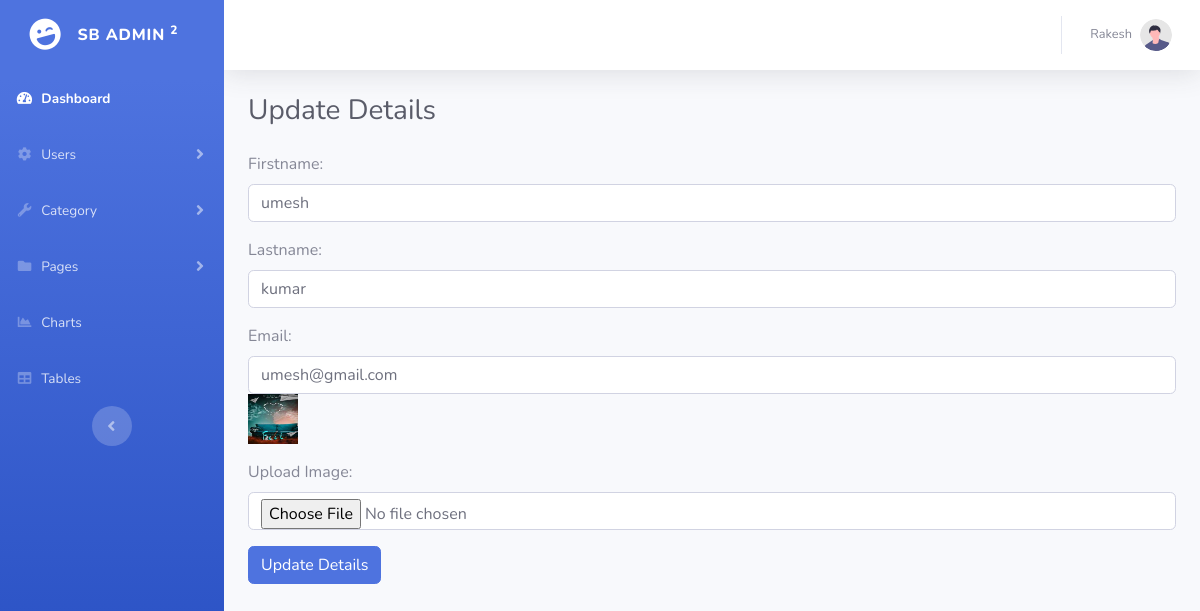
The page /update.php?id=2 (signed in) on the database its author committed.
### tables this page shows
CREATE TABLE `member` (
  `id` int(10) NOT NULL,
  `firstname` varchar(100) NOT NULL,
  `lastname` varchar(100) NOT NULL,
  `image` varchar(100) NOT NULL,
  `email` varchar(100) NOT NULL,
  `password` varchar(100) NOT NULL,
  `date_time` timestamp NOT NULL DEFAULT current_timestamp()
);

### update.php (the view, shortened to what this page needs)
<?php
include('conn.php');
$id = $_GET['id'];
include('header.php');
?>
<div class="container-fluid">
  <div class="d-sm-flex align-items-center justify-content-between mb-4">
    <h1 class="h3 mb-0 text-gray-800">Update Details</h1>
    </div>
    <form method="post" action="#">
      <?php
      $sql = "SELECT * FROM member WHERE id='$id'";
      $result = mysqli_query($conn , $sql);
      while($row =mysqli_fetch_assoc($result))
      {
       ?>
       <div class="form-group">
        <label for="firstname">Firstname:</label>
        <input type="firstname" class="form-control" id="firstname" value="<?php echo $row['firstname'] ?>" name="firstname" required>
      </div>
      <div class="form-group">
        <label for="lastname">Lastname:</label>
        <input type="lastname" class="form-control" id="lastname" value="<?php echo $row['lastname'] ?>" name="lastname" required>
      </div>
      <div class="form-group">
        <label for="email">Email:</label>
        <input type="email" class="form-control" id="email" value="<?php echo $row['email'] ?>" name="email" required>
        <img src="uploads/<?php echo $row['image'] ?>" style="height: 50px ; width: 50px;">
      </div>
      <div class="form-group">
        <label for="fileToUpload">Upload Image:</label>
        <input type="file" class="form-control" id="fileToUpload" placeholder="Enter Lastname" name="fileToUpload" >
      </div>
      <button type="submit"  name="submit" class="btn btn-primary">Update Details</button>
    <?php } ?>
  </form>
</div>
</div>
<?php
include('footer.php');
?>

### rows shown on the page
member: firstname "umesh", lastname "kumar", email "umesh@gmail.com", image (picture)

### other values the page prints
$_SESSION['firstname'] "Rakesh"
